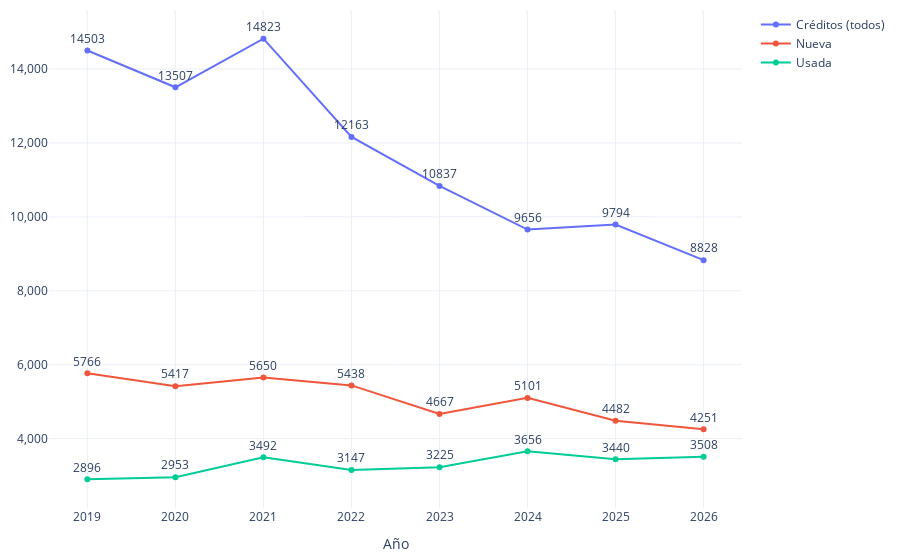

The notebook cell this image was saved under:
### Code cell
import os
import plotly.graph_objects as go
import plotly.io as pio

# Crear una figura
fig = go.Figure()

# Graficar cada modalidad
for modalidad in conteo_pachuca['modalidad'].unique():
    df_modalidad = conteo_pachuca[conteo_pachuca['modalidad'] == modalidad]
    fig.add_trace(go.Scatter(
        x=df_modalidad['año'], 
        y=df_modalidad['num_registros'], 
        mode='lines+markers+text',  # Mostrar líneas, puntos y texto
        name=modalidad, 
        text=df_modalidad['num_registros'],  # Añadir el texto de los valores
        textposition="top center"  # Posicionar el texto encima de los puntos
    ))

# Configurar el diseño
fig.update_layout(
    xaxis_title="Año",
    #yaxis_title="Número de Registros",
    template="plotly_white",
    margin=dict(l=10, r=10, t=10, b=10)
)
# Configurar el eje Y para mostrar los valores completos en miles (sin 'K')
fig.update_yaxes(tickformat=",")  # ',' para formato de miles sin abreviación


# Función para exportar gráfica como archivo HTML
def guardar_grafico_como_html(fig, nombre_archivo, carpeta='assets/graficas'):
    # Crear la carpeta si no existe
    if not os.path.exists(carpeta):
        os.makedirs(carpeta)
    # Guardar la gráfica como archivo HTML en la carpeta especificada
    pio.write_html(fig, os.path.join(carpeta, f'{nombre_archivo}.html'))

# Exportar
guardar_grafico_como_html(fig, 'g_scatt_forecast_credit_cantidad', carpeta='assets/graficas')
fig.show()

### Figure 1 — Plotly figure (JSON) as saved in the notebook; plotly's stock layout.template omitted (floating-point values rounded to 4 significant figures)
{"data": [{"mode": "lines+markers+text", "name": "Créditos (todos)", "text": [14503, 13507, 14823, 12163, 10837, 9656, 9794, 8828], "textposition": "top center", "type": "scatter", "x": [2019, 2020, 2021, 2022, 2023, 2024, 2025, 2026], "y": [14503, 13507, 14823, 12163, 10837, 9656, 9794, 8828]}, {"mode": "lines+markers+text", "name": "Nueva", "text": [5766, 5417, 5650, 5438, 4667, 5101, 4482, 4251], "textposition": "top center", "type": "scatter", "x": [2019, 2020, 2021, 2022, 2023, 2024, 2025, 2026], "y": [5766, 5417, 5650, 5438, 4667, 5101, 4482, 4251]}, {"mode": "lines+markers+text", "name": "Usada", "text": [2896, 2953, 3492, 3147, 3225, 3656, 3440, 3508], "textposition": "top center", "type": "scatter", "x": [2019, 2020, 2021, 2022, 2023, 2024, 2025, 2026], "y": [2896, 2953, 3492, 3147, 3225, 3656, 3440, 3508]}], "layout": {"margin": {"b": 10, "l": 10, "r": 10, "t": 10}, "xaxis": {"title": {"text": "Año"}}, "yaxis": {"tickformat": ","}}}
